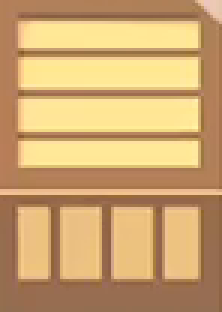
#> input picture hardware/tools/drive/games/eatventure_crate.png, 74 x 104 px (shown 3 times larger); the run also reads 1 picture not shown here
$ python eatventure_bot.py
#> lines starting #> are read from the running program, lines starting #| are printed output that depends on the picture; after the words box and inside, x2 and y2 are one past the last pixel; in counts of white or black regions, pixels touching at a corner belong together
#!/usr/bin/env python3
"""Play the routine of Eatventure without a model in the loop: build/fly, crates, upgrades menu, station rounds, sweeps.

usage: python3 -I eatventure_bot.py [--minutes N] [--clicks N]    play (see eatventure.md for the rules it follows)
       python3 -I eatventure_bot.py --check PNG...                only print what it sees, tap nothing

Exit code 0: time is up. Exit code 2: it stopped on a screen it does not know and saved it as bot_stop.png in the
state dir; look at that and decide. Restaurants differ, so it knows no station positions or food pictures: arrows,
panels, buttons and crates are found by shape and colour, only the game's fixed bars and icons have coordinates.
"""
import argparse
import difflib
import json
import os
import random
import re
import subprocess
import threading
import sys
import time

import cv2
import numpy as np

sys.path.insert(0, os.path.dirname(os.path.dirname(os.path.abspath(__file__))))
import drive

# Fixed parts of the game's UI and the AssistiveTouch button (x0, y0, x1, y1): never a tap target. Tapping them opens
# shops, events or the iOS menu. Move the AssistiveTouch button and this list has to follow.
AT_LEFT = 590
NO_TAP = [(0, 0, 720, 172), (15, 130, 95, 210), (0, 230, 95, 330), (0, 350, 95, 450), (0, 1235, 95, 1335),
          (628, 230, 720, 330), (628, 350, 720, 450), (625, 475, 720, 570), (628, 590, 720, 690),
          (0, 1360, 720, 1558)]
BAR_BUTTONS = [67, 180, 360, 540]  # x of the bottom bar's blue buttons, at y 1430 (a new restaurant has no upgrades arrow yet)
UPGRADES = (652, 1445)
BADGE = (585, 1335, 645, 1395)  # the red arrow on it: something in the menu is affordable
NEXT = (67, 1430)  # the button at the bottom left: a build icon, or the plane as the last stage of a restaurant
NEXT_BADGE = (65, 1335, 130, 1395)  # the red arrow on it: it is active, and using it is the goal
TRUCK = (45, 400)  # the food delivery icon at the left edge: with the helper icon, the only overlays the bot may open
TRUCK_BADGE = (60, 335, 108, 380)  # its red "!": there is an order to pick (about 700 red pixels, none without it)
TRUCK_X = (600, 322)  # the close button of its dialog
TRUCK_RETRY = 300.0  # how long to leave it alone after its dialog held nothing to accept
HELPER = (45, 280)  # the person icon above the truck: invite a helper
HELPER_BADGE = (60, 215, 108, 260)  # its red "!"
HELPER_MIN = 4  # a helper's item below this level does not count (user's rule)
MENU_X = (612, 510)
MENU_ROWS = [625, 745, 865, 985]
MENU_BUY_X = 600  # right part of the price buttons: the pointer shows in the picture and must not hide the coin at x 510-545
MENU_COIN = (495, 555)  # the part of the top row's button that tells blue with a coin from grey, or gems, or an ad
ICON_OFFSET = 28  # a station's food icon sits this far right of and below its arrow
SETTLE = 3.0  # a tap usually shows in the picture after 1.5 to 3 s
WALK_SCROLL = os.environ.get("EATVENTURE_SCROLL", "alt2")  # alt1 twice: one alt1 scrolls very little  # a name from SCROLLS: what the walk through the restaurant uses
SCROLL_FLICKS = 2  # about 500 px: the free strip right of the fixed icons is 650 px tall (y 690-1340), so every spot passes it
FLICK_SHOW = 4.0  # after a flick, before comparing the picture
SLOT_RETRY = 120.0  # how long to leave an empty slot without an arrow alone that was not affordable
WATCH = 3.0  # how often to look at the screen while there is nothing to do
COOL = 25.0  # a station that had its turn is left alone this long (its arrow comes back once money does)
STALL = 150.0  # checked twice in a row: about 5 minutes without an action or a change of money means stuck
SHOW = 12.0  # but it can take 8 s or more: how long to look for what a tap should open


CRATE = cv2.imread(os.path.join(os.path.dirname(os.path.abspath(__file__)), "eatventure_crate.png"), cv2.IMREAD_GRAYSCALE)
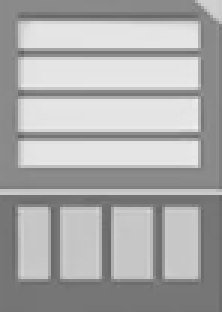
#> CRATE: shape (104, 74) (shown 3 times larger); min 97, max 238, mean 170.8
CRATE_MATCH = 0.72  # real crates 0.88 and up, half hidden ones too; nothing else above 0.56 (2026-11-06)


def blocked(x, y):
    return any(x0 <= x < x1 and y0 <= y < y1 for x0, y0, x1, y1 in NO_TAP)


def mask(img, lo, hi):
    return cv2.inRange(cv2.cvtColor(img, cv2.COLOR_BGR2HSV), np.array(lo), np.array(hi))


def blue_mask(img):
    return mask(img, (95, 120, 200), (112, 255, 255))


def components(m):
    """(x, y, w, h, area) of each connected blob."""
    return [tuple(int(v) for v in s) for s in cv2.connectedComponentsWithStats(m, connectivity=8)[2][1:]]


# [11 lines left out: function holds_arrow, not called in this run]


ARROW = cv2.imread(os.path.join(os.path.dirname(os.path.abspath(__file__)), "eatventure_arrow.png"))  # a clean one, 38x40
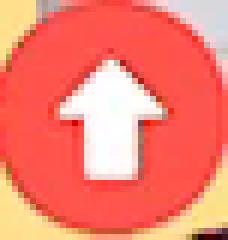
#> input picture hardware/tools/drive/games/eatventure_arrow.png, 38 x 40 px (shown 6 times larger)
#> ARROW is the input picture: shape (40, 38, 3); mean B, G, R 111.5, 127.3, 247.1
ARROW_MASK = np.zeros(ARROW.shape, np.uint8)  # only the circle: its corners show what lies behind it
cv2.circle(ARROW_MASK, (19, 20), 18, (255, 255, 255), -1)
#> ARROW_MASK: shape (40, 38, 3); 66.4% white; 1 black region, box (x1, y1, x2, y2) and area: (0, 0, 38, 40) 511
#> (the rest of the program and of its run is left out)
